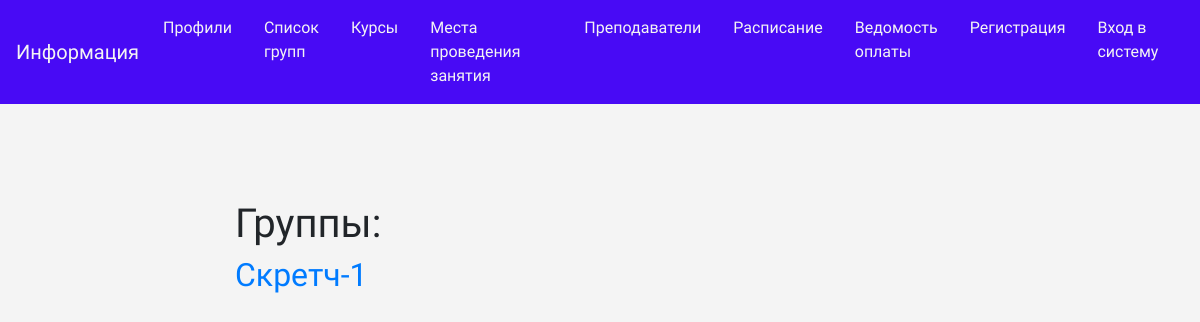
Before: /groups/ with the older database file.
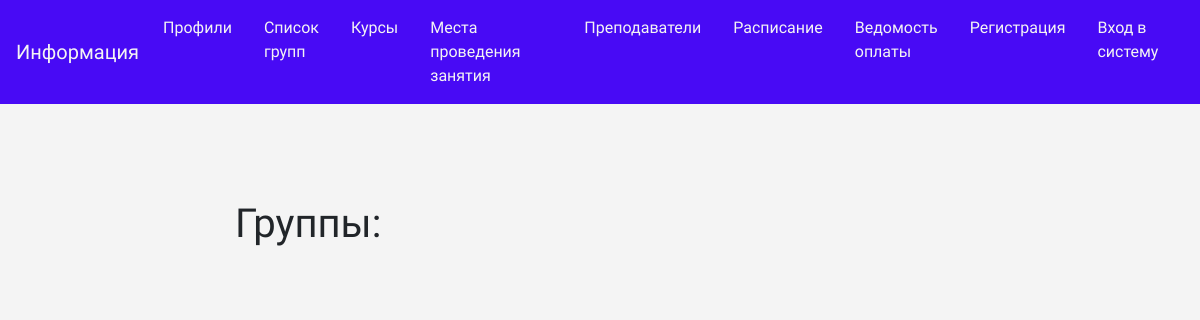
After: the same page with the newer database file.
### userprofile/models.py (models this page shows, shortened)
class Group(models.Model):
    id_group = models.AutoField(primary_key=True)
    name_group = models.CharField(max_length=100)
    def get_absolute_url(self):
        return reverse('group_detail_url', args=[str(self.id_group)])

### userprofile/views.py (the view)
# urls.py: path('groups/', group_list, name='groups_list_url'),
def group_list(request):
    groups = Group.objects.all()
    return render(request, template_name='userprofile/group.html', context={'groups': groups})

### userprofile/templates/userprofile/group.html (shortened to what this page needs)
{% extends 'userprofile/base_profile.html'%}
{% load static %}
{% block content %}
<div class="container mt-5">
    <div class="row">
        <div class="col-6 offset-md-2">
        <h1 class="mt-5">Группы:</h1>
        {% for group in groups %}
        <h2><a href="{{ group.get_absolute_url }}"> {{group.name_group}}</a></h2>
        {% endfor %}
        </div>
    </div>
</div>
{% endblock %}

Changed rows visible on the page:
removed Group: name_group "Скретч-1"
